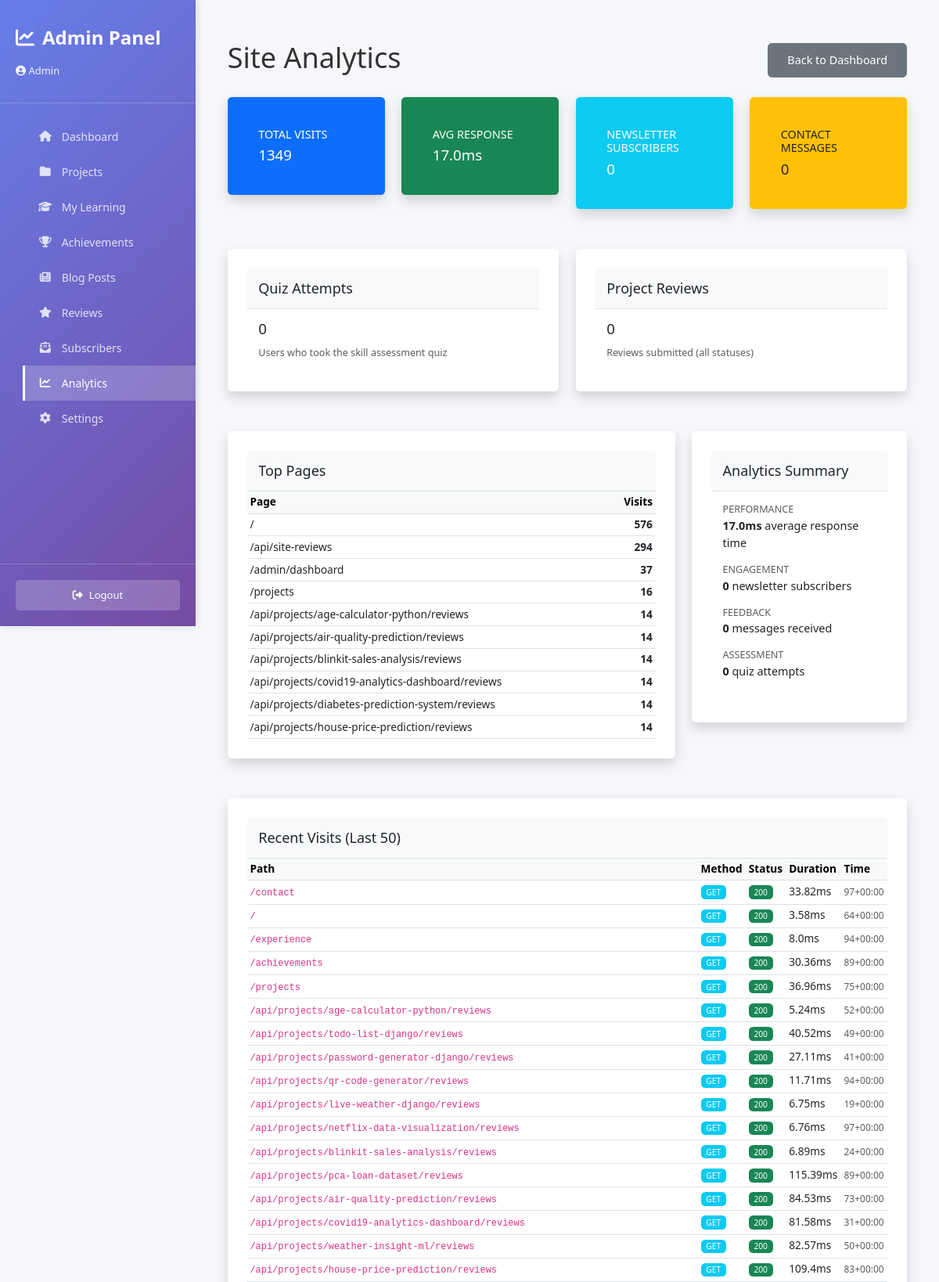
The page /admin/analytics (signed in, upper part) on the database its author committed.
### tables this page shows
CREATE TABLE page_visits (
    id INTEGER PRIMARY KEY AUTOINCREMENT,
    path TEXT NOT NULL,
    method TEXT NOT NULL,
    status_code INTEGER,
    duration_ms REAL,
    user_agent TEXT,
    visited_at TEXT NOT NULL
);

### app/admin/admin_routes.py (the view)
@admin_bp.route('/analytics')
@login_required
def analytics():
    conn = db.get_connection()
    total_visits = conn.execute("SELECT COUNT(*) c FROM page_visits").fetchone()["c"]
    avg_duration = conn.execute("SELECT AVG(duration_ms) a FROM page_visits").fetchone()["a"] or 0
    top_pages = conn.execute(
        "SELECT path, COUNT(*) c FROM page_visits GROUP BY path ORDER BY c DESC LIMIT 10"
    ).fetchall()
    subscribers = conn.execute("SELECT COUNT(*) c FROM newsletter_subscribers").fetchone()["c"]
    messages = conn.execute("SELECT COUNT(*) c FROM contact_messages").fetchone()["c"]
    reviews = conn.execute("SELECT COUNT(*) c FROM project_reviews").fetchone()["c"]
    quiz_attempts = conn.execute("SELECT COUNT(*) c FROM quiz_results").fetchone()["c"]
    recent_visits = conn.execute(
        "SELECT path, method, status_code, duration_ms, visited_at FROM page_visits "
        "ORDER BY id DESC LIMIT 50"
    ).fetchall()
    conn.close()
    analytics_data = {
        "total_visits": total_visits,
        "avg_response_ms": round(avg_duration, 1),
        "top_pages": [dict(r) for r in top_pages],
        "newsletter_subscribers": subscribers,
        "contact_messages": messages,
        "project_reviews": reviews,
        "quiz_attempts": quiz_attempts,
        "recent_visits": [dict(r) for r in recent_visits],
    }
    return render_template('admin_analytics.html', analytics=analytics_data)

### app/admin/admin_auth.py (called while the page is built)
def login_required(f):
    @wraps(f)
    def decorated_function(*args, **kwargs):
        if 'admin_logged_in' not in session:
            return redirect(url_for('admin.login'))
        return f(*args, **kwargs)
    return decorated_function

### app/core/db.py (called while the page is built)
def get_connection():
    os.makedirs(DATA_DIR, exist_ok=True)
    conn = sqlite3.connect(DB_PATH)
    conn.row_factory = sqlite3.Row
    conn.execute("PRAGMA foreign_keys = ON")
    conn.execute("PRAGMA journal_mode = WAL")
    conn.execute("PRAGMA synchronous = NORMAL")
    return conn

def now_iso():
    return datetime.now(timezone.utc).isoformat()

### flask_app.py (called while the page is built)
@app.context_processor
def inject_seo_globals():
    return {
        "site_url": SITE_URL.rstrip('/'),
        "google_site_verification": GOOGLE_SITE_VERIFICATION,
    }

@app.after_request
def add_security_headers(response):
    response.headers["X-Content-Type-Options"] = "nosniff"
    response.headers["X-Frame-Options"] = "DENY"
    response.headers["X-XSS-Protection"] = "1; mode=block"
    response.headers["Referrer-Policy"] = "strict-origin-when-cross-origin"
    response.headers["Content-Security-Policy"] = (
        "default-src 'self'; "
        "img-src 'self' data: https:; "
        "style-src 'self' 'unsafe-inline' https:; "
        "script-src 'self' 'unsafe-inline' https:; "
        "connect-src 'self' https:; "
        "font-src 'self' https: data:;"
    )
    return response

@app.after_request
def set_cache_headers(response):
    if request.path.startswith('/static/'):
        response.headers['Cache-Control'] = 'public, max-age=2592000'  # 30 days for static
    else:
        response.headers['Cache-Control'] = 'public, max-age=300'  # 5 min for HTML
    return response

@app.before_request
def _start_timer():
    request._start_time = time.time()

### templates/admin_analytics.html (shortened to what this page needs)
{% extends "admin_base.html" %}
{% block content %}
<div class="container-fluid py-4">
    <div class="d-flex justify-content-between align-items-center mb-4">
        <h1 class="h2">Site Analytics</h1>
        <a href="{{ url_for('admin.dashboard') }}" class="btn btn-secondary">Back to Dashboard</a>
    </div>
    <div class="row mb-4">
        <div class="col-md-3">
            <div class="card bg-primary text-white">
                <div class="card-body">
                    <h6 class="card-title text-uppercase">Total Visits</h6>
                    <h3 class="card-text">{{ analytics.total_visits }}</h3>
                </div>
            </div>
        </div>
        <div class="col-md-3">
            <div class="card bg-success text-white">
                <div class="card-body">
                    <h6 class="card-title text-uppercase">Avg Response</h6>
                    <h3 class="card-text">{{ analytics.avg_response_ms }}ms</h3>
                </div>
            </div>
        </div>
        <div class="col-md-3">
            <div class="card bg-info text-white">
                <div class="card-body">
                    <h6 class="card-title text-uppercase">Newsletter Subscribers</h6>
                    <h3 class="card-text">{{ analytics.newsletter_subscribers }}</h3>
                </div>
            </div>
        </div>
        <div class="col-md-3">
            <div class="card bg-warning text-dark">
                <div class="card-body">
                    <h6 class="card-title text-uppercase">Contact Messages</h6>
                    <h3 class="card-text">{{ analytics.contact_messages }}</h3>
                </div>
            </div>
        </div>
    </div>
    <div class="row mb-4">
        <div class="col-md-6">
            <div class="card">
                <div class="card-header">
                    <h5 class="card-title mb-0">Quiz Attempts</h5>
                </div>
                <div class="card-body">
                    <h3>{{ analytics.quiz_attempts }}</h3>
                    <small class="text-muted">Users who took the skill assessment quiz</small>
                </div>
            </div>
        </div>
        <div class="col-md-6">
            <div class="card">
                <div class="card-header">
                    <h5 class="card-title mb-0">Project Reviews</h5>
                </div>
                <div class="card-body">
                    <h3>{{ analytics.project_reviews }}</h3>
                    <small class="text-muted">Reviews submitted (all statuses)</small>
                </div>
            </div>
        </div>
    </div>
    <div class="row">
        <div class="col-lg-8">
            <div class="card">
                <div class="card-header">
                    <h5 class="card-title mb-0">Top Pages</h5>
                </div>
                <div class="table-responsive">
                    <table class="table table-sm mb-0">
                        <thead class="table-light">
                            <tr>
                                <th>Page</th>
                                <th class="text-end">Visits</th>
                            </tr>
                        </thead>
                        <tbody>
                            {% for page in analytics.top_pages %}
                            <tr>
                                <td>{{ page.path }}</td>
                                <td class="text-end"><strong>{{ page.c }}</strong></td>
                            </tr>
                            {% endfor %}
                        </tbody>
                    </table>
                </div>
            </div>
        </div>
        <div class="col-lg-4">
            <div class="card">
                <div class="card-header">
                    <h5 class="card-title mb-0">Analytics Summary</h5>
                </div>
                <div class="card-body">
                    <ul class="list-unstyled">
                        <li class="mb-3">
                            <span class="d-block text-muted small text-uppercase">Performance</span>
                            <strong>{{ analytics.avg_response_ms }}ms</strong> average response time
                        </li>
                        <li class="mb-3">
                            <span class="d-block text-muted small text-uppercase">Engagement</span>
                            <strong>{{ analytics.newsletter_subscribers }}</strong> newsletter subscribers
                        </li>
                        <li class="mb-3">
                            <span class="d-block text-muted small text-uppercase">Feedback</span>
                            <strong>{{ analytics.contact_messages }}</strong> messages received
                        </li>
                        <li>
                            <span class="d-block text-muted small text-uppercase">Assessment</span>
                            <strong>{{ analytics.quiz_attempts }}</strong> quiz attempts
                        </li>
                    </ul>
                </div>
            </div>
        </div>
    </div>
    <div class="row mt-4">
        <div class="col-12">
            <div class="card">
                <div class="card-header">
                    <h5 class="card-title mb-0">Recent Visits (Last 50)</h5>
                </div>
                <div class="table-responsive">
                    <table class="table table-hover table-sm mb-0">
                        <thead class="table-light">
                            <tr>
                                <th>Path</th>
                                <th>Method</th>
                                <th>Status</th>
                                <th>Duration</th>
                                <th>Time</th>
                            </tr>
                        </thead>
                        <tbody>
                            {% for visit in analytics.recent_visits %}
                            <tr>
                                <td><code class="small">{{ visit.path }}</code></td>
                                <td>
                                    <span class="badge bg-info">{{ visit.method }}</span>
                                </td>
                                <td>
                                    {% if visit.status_code < 300 %}
                                        <span class="badge bg-success">{{ visit.status_code }}</span>
                                    {% elif visit.status_code < 400 %}
                                        <span class="badge bg-info">{{ visit.status_code }}</span>
                                    {% elif visit.status_code < 500 %}
                                        <span class="badge bg-warning">{{ visit.status_code }}</span>
                                    {% else %}
                                        <span class="badge bg-danger">{{ visit.status_code }}</span>
                                    {% endif %}
                                </td>
                                <td>{{ visit.duration_ms }}ms</td>
                                <td><small class="text-muted">{{ visit.visited_at[-8:] }}</small></td>
                            </tr>
                            {% endfor %}
                        </tbody>
                    </table>
                </div>
            </div>
        </div>
    </div>
</div>
{% endblock %}

### templates/admin_base.html (shortened to what this page needs)
<!DOCTYPE html>
<html lang="en">
<head>
    <link rel="stylesheet" href="https://cdnjs.cloudflare.com/ajax/libs/font-awesome/6.4.0/css/all.min.css">
    <link href="https://cdn.jsdelivr.net/npm/bootstrap@5.3.0/dist/css/bootstrap.min.css" rel="stylesheet">
    <link rel="stylesheet" href="{{ url_for('static', filename='css/admin-responsive.css') }}">
</head>
<body>
    <div class="dashboard-container">
        {% include 'admin_sidebar.html' %}
        <main class="main-content">
            {% block content %}{% endblock %}
        </main>
    </div>
</body>
</html>

### templates/admin_sidebar.html
<aside class="sidebar">
    <div class="sidebar-header">
        <div class="sidebar-logo">
            <i class="fas fa-chart-line"></i>
            Admin Panel
        </div>
        <div class="sidebar-user">
            <i class="fas fa-user-circle"></i> {{ session.get('admin_email', 'Admin') }}
        </div>
    </div>
    <nav>
        <ul class="sidebar-nav">
            <li><a href="/admin/dashboard" class="{% if request.path == '/admin/dashboard' %}active{% endif %}"><i class="fas fa-home"></i> Dashboard</a></li>
            <li><a href="/admin/projects" class="{% if request.path.startswith('/admin/project') %}active{% endif %}"><i class="fas fa-folder"></i> Projects</a></li>
            <li><a href="/admin/learning" class="{% if request.path.startswith('/admin/learning') %}active{% endif %}"><i class="fas fa-graduation-cap"></i> My Learning</a></li>
            <li><a href="/admin/achievements" class="{% if request.path.startswith('/admin/achievement') %}active{% endif %}"><i class="fas fa-trophy"></i> Achievements</a></li>
            <li><a href="/admin/blog" class="{% if request.path.startswith('/admin/blog') %}active{% endif %}"><i class="fas fa-newspaper"></i> Blog Posts</a></li>
            <li><a href="/admin/reviews" class="{% if request.path.startswith('/admin/reviews') %}active{% endif %}"><i class="fas fa-star"></i> Reviews</a></li>
            <li><a href="/admin/subscribers" class="{% if request.path.startswith('/admin/subscribers') %}active{% endif %}"><i class="fas fa-envelope-open-text"></i> Subscribers</a></li>
            <li><a href="/admin/analytics" class="{% if request.path.startswith('/admin/analytics') %}active{% endif %}"><i class="fas fa-chart-line"></i> Analytics</a></li>
            <li><a href="/admin/settings" class="{% if request.path.startswith('/admin/settings') %}active{% endif %}"><i class="fas fa-cog"></i> Settings</a></li>
        </ul>
    </nav>
    <div class="sidebar-footer">
        <a href="/admin/logout" class="logout-btn">
            <i class="fas fa-sign-out-alt"></i> Logout
        </a>
    </div>
</aside>

### static/css/admin-responsive.css (style rules this page uses)
@media (min-width: 1025px) { html { font-size: 90%; } }
@media (min-width: 1025px) { .dashboard-container { grid-template-columns: 250px 1fr !important; } }
@media (min-width: 1025px) { .sidebar { width: 250px !important; } }
@media (min-width: 1025px) { .main-content { grid-column: 2 !important; padding: 30px !important; } }
@media (min-width: 1025px) { h1 { font-size: 2.5rem !important; } }
@media (min-width: 1025px) { h3 { font-size: 1.3rem !important; } }
@media (min-width: 1025px) { .btn { width: auto !important; padding: 10px 24px !important; } }
@media (min-width: 1025px) { table { font-size: 0.95rem !important; } }
@media (min-width: 1025px) { table thead { display: table-header-group !important; } }
@media (min-width: 1025px) { table tbody tr { display: table-row !important; } }
@media (min-width: 1025px) { .card, .content-section { padding: 25px !important; margin-bottom: 30px !important; } }

### templates/admin_base.html (style rules this page uses)
* { margin: 0; padding: 0; box-sizing: border-box; }
body { font-family: 'Segoe UI', Tahoma, Geneva, Verdana, sans-serif; background: #f5f7fa; color: #333; }
.dashboard-container { display: grid; grid-template-columns: 250px 1fr; gap: 0; min-height: 100vh; }
.sidebar { background: linear-gradient(135deg, #667eea 0%, #764ba2 100%); color: white; padding: 30px 0; position: fixed; width: 250px; height: 100vh; overflow-y: auto; box-shadow: 2px 0 10px rgba(0, 0, 0, 0.1); z-index: 1000; }
.sidebar-header { padding: 0 20px 30px; border-bottom: 1px solid rgba(255, 255, 255, 0.2); margin-bottom: 20px; }
.sidebar-logo { display: flex; align-items: center; gap: 10px; font-size: 24px; font-weight: bold; margin-bottom: 15px; }
.sidebar-user { font-size: 13px; opacity: 0.9; word-break: break-word; }
.sidebar-nav { list-style: none; }
.sidebar-nav li { margin: 0; }
.sidebar-nav a { display: flex; align-items: center; gap: 12px; padding: 12px 20px; color: rgba(255, 255, 255, 0.8); text-decoration: none; transition: all 0.3s; font-size: 14px; }
.sidebar-nav a.active { color: white; background: rgba(255, 255, 255, 0.2); border-left: 3px solid white; padding-left: 17px; }
.sidebar-nav i { width: 18px; text-align: center; }
.sidebar-footer { position: absolute; bottom: 20px; width: 100%; padding: 0 20px; border-top: 1px solid rgba(255, 255, 255, 0.2); padding-top: 20px; }
.logout-btn { width: 100%; padding: 10px; background: rgba(255, 255, 255, 0.2); color: white; border: none; border-radius: 5px; cursor: pointer; font-size: 13px; transition: all 0.3s; text-decoration: none; display: flex; align-items: center; justify-content: center; gap: 8px; }
.main-content { grid-column: 2; padding: 30px; overflow-y: auto; }

### templates/admin_analytics.html (style rules this page uses)
.card { border: none; box-shadow: 0 0.5rem 1rem rgba(0, 0, 0, 0.15); }
.card-header { background: #f8f9fa; border-bottom: 1px solid #dee2e6; padding: 1rem; }
.badge { padding: 0.35em 0.65em; font-weight: 500; }

### rows shown on the page
page_visits: path "/contact", method "GET", status_code "200", duration_ms "33.82", visited_at "97+00:00"
page_visits: path "/", method "GET", status_code "200", duration_ms "3.58", visited_at "64+00:00"
page_visits: path "/experience", method "GET", status_code "200", duration_ms "8.0", visited_at "94+00:00"
page_visits: path "/achievements", method "GET", status_code "200", duration_ms "30.36", visited_at "89+00:00"
page_visits: path "/projects", method "GET", status_code "200", duration_ms "36.96", visited_at "75+00:00"
page_visits: path "/api/projects/age-calculator-python/reviews", method "GET", status_code "200", duration_ms "5.24", visited_at "52+00:00"
page_visits: path "/api/projects/todo-list-django/reviews", method "GET", status_code "200", duration_ms "40.52", visited_at "49+00:00"
page_visits: path "/api/projects/password-generator-django/reviews", method "GET", status_code "200", duration_ms "27.11", visited_at "41+00:00"
page_visits: path "/api/projects/qr-code-generator/reviews", method "GET", status_code "200", duration_ms "11.71", visited_at "94+00:00"
page_visits: path "/api/projects/live-weather-django/reviews", method "GET", status_code "200", duration_ms "6.75", visited_at "19+00:00"
page_visits: path "/api/projects/netflix-data-visualization/reviews", method "GET", status_code "200", duration_ms "6.76", visited_at "97+00:00"
page_visits: path "/api/projects/blinkit-sales-analysis/reviews", method "GET", status_code "200", duration_ms "6.89", visited_at "24+00:00"
page_visits: path "/api/projects/pca-loan-dataset/reviews", method "GET", status_code "200", duration_ms "115.39", visited_at "89+00:00"
page_visits: path "/api/projects/air-quality-prediction/reviews", method "GET", status_code "200", duration_ms "84.53", visited_at "73+00:00"
page_visits: path "/api/projects/covid19-analytics-dashboard/reviews", method "GET", status_code "200", duration_ms "81.58", visited_at "31+00:00"
page_visits: path "/api/projects/weather-insight-ml/reviews", method "GET", status_code "200", duration_ms "82.57", visited_at "50+00:00"
page_visits: path "/api/projects/house-price-prediction/reviews", method "GET", status_code "200", duration_ms "109.4", visited_at "83+00:00"

### other values the page prints
{{ session.get('admin_email', 'Admin') }} "Admin"
{{ analytics.total_visits }} "1349"
{{ analytics.avg_response_ms }} "17.0"
{{ analytics.newsletter_subscribers }} "0"
{{ analytics.contact_messages }} "0"
{{ analytics.quiz_attempts }} "0"
{{ analytics.project_reviews }} "0"
{{ page.path }} "/" "/api/site-reviews" "/admin/dashboard" "/projects" "/api/projects/age-calculator-python/reviews" "/api/projects/air-quality-prediction/reviews" "/api/projects/blinkit-sales-analysis/reviews" "/api/projects/covid19-analytics-dashboard/reviews" "/api/projects/diabetes-prediction-system/reviews" "/api/projects/house-price-prediction/reviews"
{{ page.c }} "576" "294" "37" "16" "14" "14" "14" "14" "14" "14"
